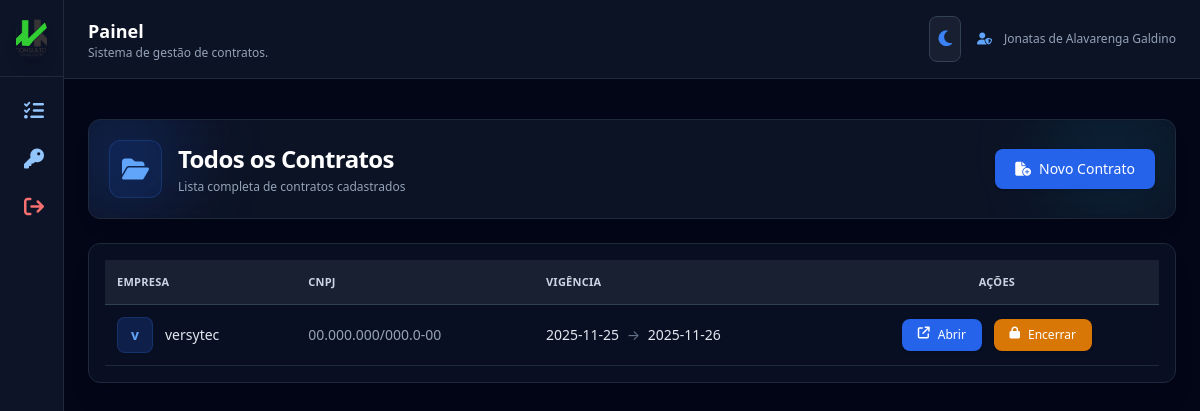
The page /contracts (signed in) on the database its author committed.
### app.py (models this page shows, shortened)
class User(UserMixin, db.Model):
    id = db.Column(db.Integer, primary_key=True)
    name = db.Column(db.String(120))
    email = db.Column(db.String(120), unique=True)
    password = db.Column(db.String(255))
    role = db.Column(db.String(20))

class Contract(db.Model):
    id = db.Column(db.Integer, primary_key=True)
    company_id = db.Column(db.Integer, db.ForeignKey("company.id"))
    description = db.Column(db.Text)
    start_date = db.Column(db.String(20))
    end_date = db.Column(db.String(20))
    status = db.Column(db.String(20), default="ativo")  # <── AQUI
    company = db.relationship("Company")

class Company(db.Model):
    id = db.Column(db.Integer, primary_key=True)
    name = db.Column(db.String(120))
    cnpj = db.Column(db.String(20))
    created_at = db.Column(db.DateTime, default=datetime.utcnow)
    active = db.Column(db.Boolean, default=True)

### app.py (the view)
@app.route("/contracts")
@login_required
def lista_contratos():
    contracts = Contract.query.all()
    return render_template("contracts.html", contracts=contracts)

### app.py (called while the page is built, shortened)
@login_manager.user_loader
def load_user(user_id):
    return User.query.get(int(user_id))

@app.before_request
def criar_admin_automatico():
    admin = User.query.filter_by(email="admin@admin.com").first()

### templates/contracts.html (shortened to what this page needs)
{% extends "base.html" %}
{% block content %}
<section class="mb-6 relative">
  <div class="rounded-xl p-5
              bg-white/60 dark:bg-slate-900/80
              shadow-lg
              border border-slate-300 dark:border-slate-800
              backdrop-blur-xl overflow-hidden relative">
    <div class="absolute -top-8 -left-8 w-32 h-32
                bg-blue-400/10 dark:bg-blue-600/20
                blur-2xl rounded-full"></div>
    <div class="relative flex items-center justify-between">
      <div class="flex items-center gap-4">
        <div class="p-3
                    bg-blue-500/10 dark:bg-blue-600/10
                    rounded-xl border
                    border-blue-300/40 dark:border-blue-500/20">
          <i class="fa-solid fa-folder-open
                    text-blue-600 dark:text-blue-400
                    text-2xl"></i>
        </div>
        <div>
          <h1 class="text-2xl font-bold
                     text-slate-800 dark:text-white tracking-tight">
            Todos os Contratos
          </h1>
          <p class="text-xs mt-1
                     text-slate-600 dark:text-slate-400">
            Lista completa de contratos cadastrados
          </p>
        </div>
      </div>
      <button onclick="abrirModalContrato()"
        class="px-5 py-2.5
               bg-blue-600 hover:bg-blue-700 text-white
               rounded-lg shadow flex items-center gap-2 text-sm transition">
        <i class="fa-solid fa-file-circle-plus"></i> Novo Contrato
      </button>
    </div>
  </div>
</section>
<div class="rounded-xl shadow-xl border
            border-slate-300 dark:border-slate-800
            bg-white/70 dark:bg-slate-900/60
            backdrop-blur-md p-4">
  <table class="w-full text-sm">
    <thead class="bg-slate-200 dark:bg-slate-800/70
                  text-slate-700 dark:text-slate-300
                  text-[11px] uppercase tracking-wide
                  border-b border-slate-400 dark:border-slate-700">
      <tr>
        <th class="p-3 text-left">Empresa</th>
        <th class="p-3 text-left">CNPJ</th>
        <th class="p-3 text-left">Vigência</th>
        <th class="p-3 text-center">Ações</th>
      </tr>
    </thead>
    <tbody class="text-slate-700 dark:text-slate-200">
      {% for c in contracts %}
      <tr class="border-b
                 border-slate-300 dark:border-slate-800
                 hover:bg-slate-100 dark:hover:bg-slate-800/40
                 transition
                 {% if c.status == 'encerrado' %} bg-red-50 dark:bg-red-900/20 {% endif %}">
        <td class="p-3 flex items-center gap-3 font-medium">
          <div class="w-9 h-9
                      bg-blue-500/10 dark:bg-blue-600/20
                      text-blue-700 dark:text-blue-400
                      rounded-lg flex items-center justify-center
                      font-bold border
                      border-blue-300/40 dark:border-blue-500/20
                      text-sm">
            {{ c.company.name[0] }}
          </div>
          <div class="flex flex-col">
            {{ c.company.name }}
          </div>
        </td>
        <td class="p-3 text-slate-600 dark:text-slate-400 text-sm">
          {{ c.company.cnpj }}
        </td>
        <td class="p-3">
          <span class="font-medium text-slate-800 dark:text-slate-200">
            {{ c.start_date }}
          </span>
          <span class="text-slate-500 px-1">→</span>
          <span class="font-medium text-slate-800 dark:text-slate-200">
            {{ c.end_date }}
          </span>
        </td>
        <td class="p-3 space-x-2 text-center">
          <a href="/contract/{{ c.id }}"
            class="px-4 py-2 bg-blue-600 hover:bg-blue-700
                   text-white text-xs rounded-lg shadow inline-flex gap-2 transition">
            <i class="fa-solid fa-arrow-up-right-from-square"></i> Abrir
          </a>
          {% if c.status == 'ativo' %}
          <button onclick="abrirModalEncerrar({{ c.id }})"
            class="px-4 py-2 bg-amber-600 hover:bg-amber-700
                   text-white text-xs rounded-lg shadow inline-flex gap-2 transition">
            <i class="fa-solid fa-lock"></i> Encerrar
          </button>
          {% endif %}
        </td>
      </tr>
      {% endfor %}
    </tbody>
  </table>
</div>
{% endblock %}

### templates/base.html (shortened to what this page needs)
<!doctype html>
<html lang="pt-BR" class="h-full">
<head>
  <script src="https://cdn.tailwindcss.com"></script>
  <link rel="stylesheet"
        href="https://cdnjs.cloudflare.com/ajax/libs/font-awesome/6.5.0/css/all.min.css"/>
</head>
<body class="h-full
             bg-slate-100 text-slate-800
             dark:bg-slate-950 dark:text-slate-100
             transition-colors duration-300">
<div class="min-h-screen flex">
  <aside
    class="group fixed top-0 left-0 h-full
           bg-white/90 border-r border-slate-200
           dark:bg-slate-900/90 dark:border-slate-800
           flex flex-col transition-all duration-300
           w-16 hover:w-56 overflow-hidden z-50">
      <div class="p-4 border-b
                  border-slate-200 dark:border-slate-800
                  flex items-center gap-3">
          <img src="{{ url_for('static', filename='logo.png') }}"
               class="w-10 h-10 rounded-xl object-cover shadow-lg">
      </div>
      <nav class="flex-1 p-3 space-y-1 text-sm">
        {% if current_user.is_authenticated %}
        {% if current_user.role == 'admin' %}
        <a href="{{ url_for('dashboard') }}"
           class="flex items-center gap-3 px-3 py-2 rounded-lg
                  hover:bg-slate-200 dark:hover:bg-slate-800/80
                  transition">
          <i class="fa-solid fa-gauge-high text-blue-500 dark:text-blue-400 text-xl"></i>
          <span class="opacity-0 group-hover:opacity-100 transition duration-300 whitespace-nowrap">
            Dashboard
          </span>
        </a>
        <p class="text-[11px] mt-5 ml-3 font-semibold tracking-wide
                  opacity-0 group-hover:opacity-100 transition duration-300
                  text-slate-500 dark:text-slate-500">
          Administração
        </p>
        <a href="/contracts"
           class="flex items-center gap-3 px-3 py-2 rounded-lg
                  hover:bg-slate-200 dark:hover:bg-slate-800/80
                  transition">
          <i class="fa-regular fa-folder-open text-blue-500 dark:text-blue-300 text-xl"></i>
          <span class="opacity-0 group-hover:opacity-100 transition duration-300 whitespace-nowrap">
            Contratos
          </span>
        </a>
        <a href="/atividades"
           class="flex items-center gap-3 px-3 py-2 rounded-lg
                  hover:bg-slate-200 dark:hover:bg-slate-800/80
                  transition">
          <i class="fa-solid fa-list-check text-blue-500 dark:text-blue-300 text-xl"></i>
          <span class="opacity-0 group-hover:opacity-100 transition duration-300 whitespace-nowrap">
            Atividades
          </span>
        </a>
        <a href="/colaboradores"
           class="flex items-center gap-3 px-3 py-2 rounded-lg
                  hover:bg-slate-200 dark:hover:bg-slate-800/80
                  transition">
          <i class="fa-solid fa-users text-blue-500 dark:text-blue-300 text-xl"></i>
          <span class="opacity-0 group-hover:opacity-100 transition duration-300 whitespace-nowrap">
            Colaboradores
          </span>
        </a>
        <p class="text-[11px] mt-4 ml-3 font-semibold tracking-wide
                  opacity-0 group-hover:opacity-100 transition duration-300
                  text-slate-500 dark:text-slate-500">
          Configurações
        </p>
        <a href="/administradores"
           class="flex items-center gap-3 px-3 py-2 rounded-lg
                  hover:bg-slate-200 dark:hover:bg-slate-800/80
                  transition">
          <i class="fa-solid fa-user-shield text-blue-500 dark:text-blue-300 text-xl"></i>
          <span class="opacity-0 group-hover:opacity-100 transition duration-300 whitespace-nowrap">
            Administradores
          </span>
        </a>
        {% else %}
        <a href="/painel-colaborador"
           class="flex items-center gap-3 px-3 py-2 rounded-lg
                  hover:bg-slate-200 dark:hover:bg-slate-800/80
                  transition">
          <i class="fa-solid fa-list-check text-blue-500 dark:text-blue-300 text-xl"></i>
        </a>
        <button onclick="abrirModalSenha()"
                class="w-full flex items-center gap-3 px-3 py-2 rounded-lg
                       hover:bg-slate-200 dark:hover:bg-slate-800/80
                       transition">
          <i class="fa-solid fa-key text-blue-500 dark:text-blue-300 text-xl"></i>
        </button>
        {% endif %}
        {% endif %}
        <a href="/logout"
           class="flex items-center gap-3 px-3 py-2 rounded-lg
                  hover:bg-red-100 dark:hover:bg-red-900/40
                  text-red-600 dark:text-red-400 mt-6 transition">
          <i class="fa-solid fa-arrow-right-from-bracket text-xl"></i>
        </a>
      </nav>
  </aside>
  <main class="flex-1 ml-16 group-hover:ml-56 transition-all duration-300">
    <header class="border-b
                   border-slate-200 dark:border-slate-800
                   bg-white/80 dark:bg-slate-900/80
                   backdrop-blur">
      <div class="max-w-7xl mx-auto px-6 py-4 flex items-center justify-between">
        <div>
          <h2 class="text-lg font-semibold
                     text-slate-800 dark:text-white">
            {{ page_title or 'Painel' }}
          </h2>
          <p class="text-xs
                    text-slate-600 dark:text-slate-400">
            Sistema de gestão de contratos.
          </p>
        </div>
        <div class="flex items-center gap-4">
          <button id="themeToggle"
                  class="p-2 rounded-lg border
                         border-slate-300 dark:border-slate-700
                         bg-white/80 dark:bg-slate-800/60
                         hover:bg-slate-100 dark:hover:bg-slate-700
                         transition">
            <i id="temaIcone" class="fa-solid fa-moon text-blue-500 text-lg"></i>
          </button>
          {% if current_user.is_authenticated %}
          <div class="flex items-center gap-3 text-xs
                      text-slate-600 dark:text-slate-400">
            <i class="fa-solid fa-user-shield text-blue-500 dark:text-blue-400"></i>
            {{ current_user.name }}
          </div>
          {% endif %}
        </div>
      </div>
    </header>
    <div class="max-w-7xl mx-auto px-6 pt-4">
    </div>
    <section class="max-w-7xl mx-auto px-6 py-6">
      {% block content %}{% endblock %}
    </section>
  </main>
</div>
</body>
</html>

### templates/base.html (style rules this page uses)
body { font-family: system-ui, -apple-system, BlinkMacSystemFont, "Inter", sans-serif; }

### rows shown on the page
User: name "Jonatas de Alavarenga Galdino"
Contract: company "v", company.name "versytec", company.cnpj "00.000.000/000.0-00", start_date "2025-11-25", end_date "2025-11-26"

### other values the page prints
{{ page_title or 'Painel' }} "Painel"
